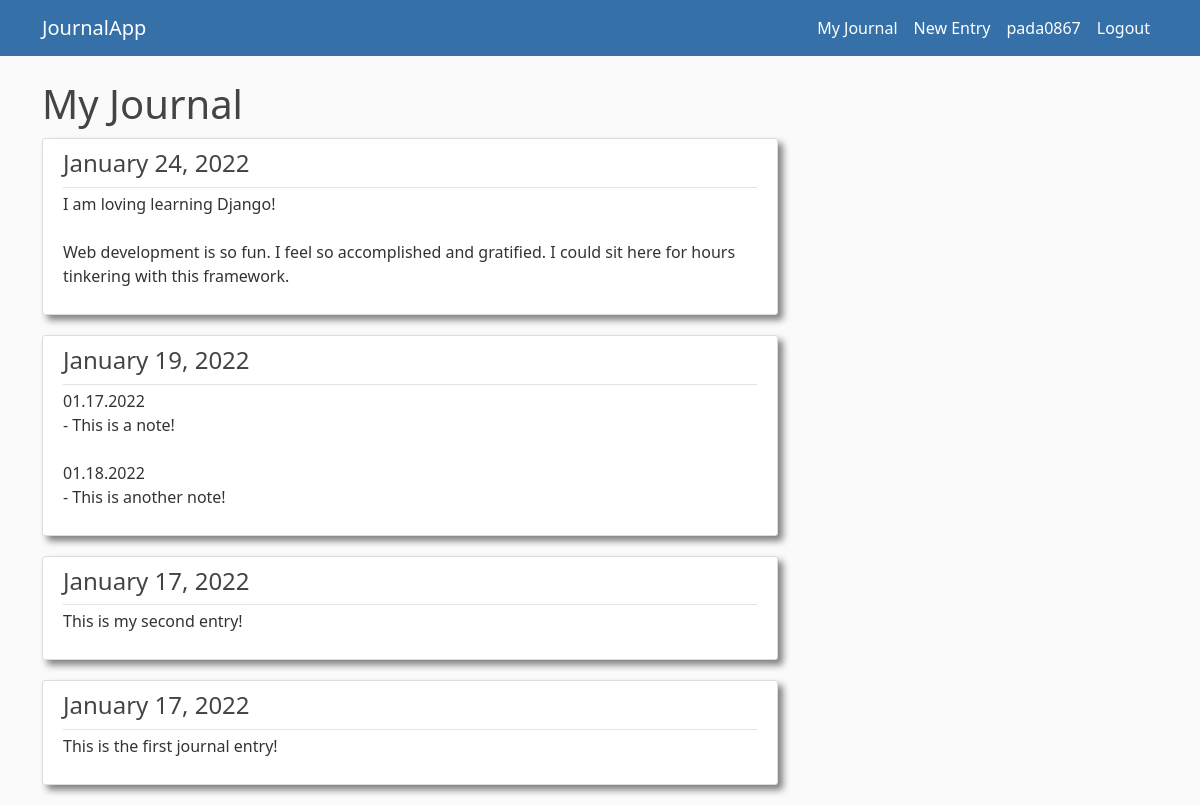
The page /journal/ (signed in) on the database as committed earlier.
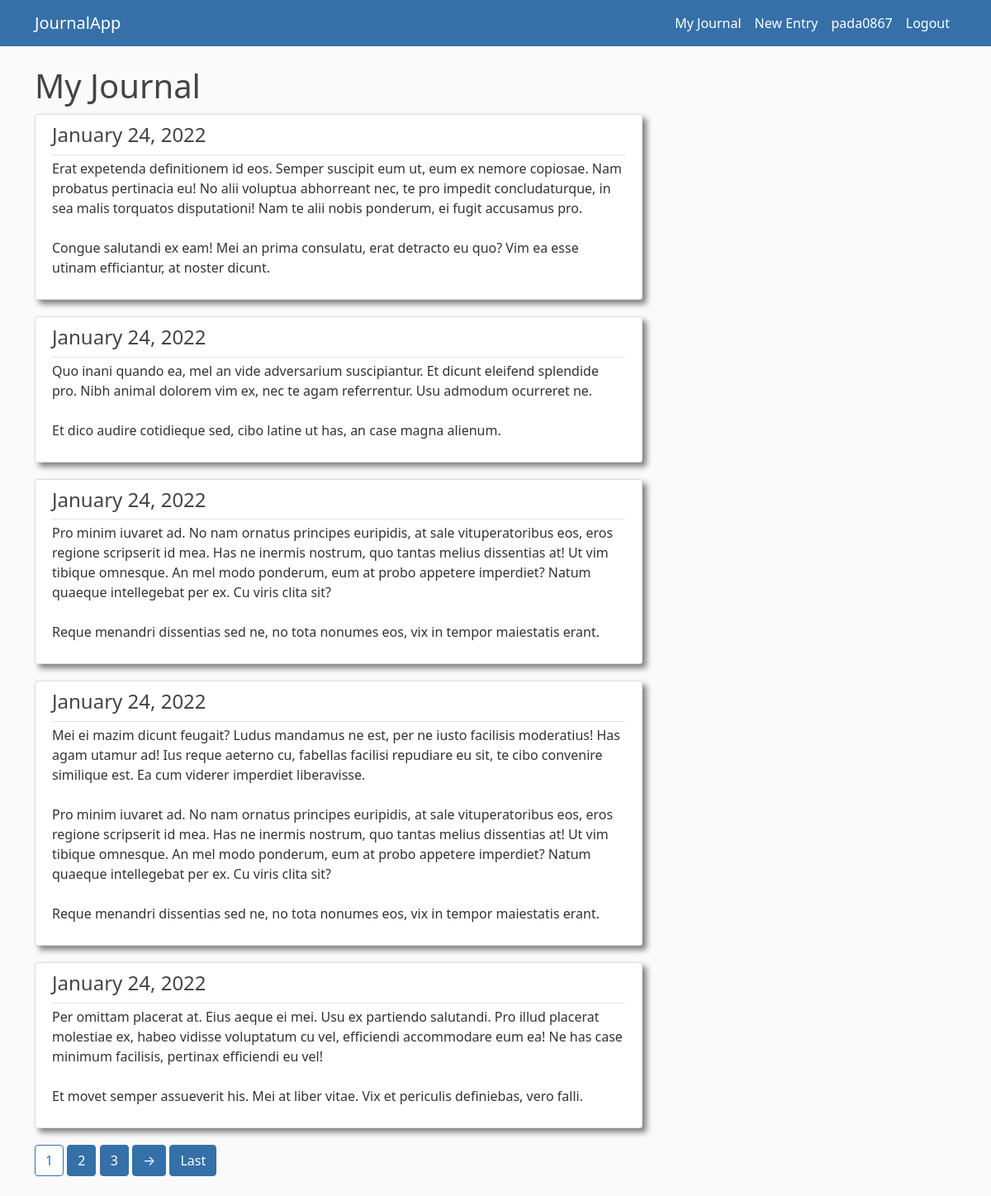
The same page on the database as committed later.
### journal/models.py (models this page shows, shortened)
class Entry(models.Model):
    title = models.CharField(max_length=100)
    content = models.TextField()
    date_posted = models.DateTimeField(default=timezone.now)
    author = models.ForeignKey(User,on_delete=models.CASCADE)

### journal/views.py (the view)
# urls.py: path('journal/', EntryListView.as_view(),name='journal'),
class EntryListView(ListView):
    def get_queryset(self):
        entries = Entry.objects.filter(author=self.request.user)
        entries = entries.order_by('-date_posted')
        return entries
    template_name = 'journal/journal.html'
    context_object_name = 'entries'
    paginate_by = 5

### journal/templates/journal/journal.html (shortened to what this page needs)
{% extends "journal/base.html" %}
{% block content %}
<h1>My Journal</h1>
{% if entries %}
    {% for entry in entries %}
        <article class="media content-section">
            <div class="media-body">
                <div class="article-metadata">
                    <h4><a class="article-title" href="{% url 'entry-details' entry.id %}">{{ entry.date_posted|date:"F j, Y" }}</a></h4>
                </div>
                <p class="article-content">{{ entry.content }}</p>
            </div>
        </article>
    {% endfor %}
{% else %}
    <h1>You don't have any entries yet!</h1>
{% endif %}
{% if is_paginated %}
    {% for num in page_obj.paginator.page_range %}
        {% if page_obj.number == num %}
            <a class="btn btn-primary mb-4 current-paginate-button" href="?page={{ num }}">{{ num }}</a>
        {% elif num > page_obj.number|add:'-3' and num < page_obj.number|add:'3' %}
            <a class="btn btn-outline-primary mb-4 paginate-button" href="?page={{ num }}">{{ num }}</a>
        {% endif %}
    {% endfor %}
    {% if page_obj.has_next %}
        <a class="btn btn-outline-primary mb-4 paginate-button" href="?page={{ page_obj.next_page_number }}">→</a>
        <a class="btn btn-outline-primary mb-4 paginate-button" href="?page={{ page_obj.paginator.num_pages }}">Last</a>
    {% endif %}
{% endif %}
{% endblock content %}

Rows that differ between the two databases and show on the page:
no longer on this page (row unchanged): Entry: date_posted "January 24, 2022", content "I am loving learning Django! Web development is so fun. I feel so accomplished and gratified. I could sit here for hours tinkering with this framework."
no longer on this page (row unchanged): Entry: date_posted "January 19, 2022", content "01.17.2022 - This is a note! 01.18.2022 - This is another note!"
no longer on this page (row unchanged): Entry: date_posted "January 17, 2022", content "This is my second entry!"
no longer on this page (row unchanged): Entry: date_posted "January 17, 2022", content "This is the first journal entry!"
added Entry: date_posted "January 24, 2022", content "Erat expetenda definitionem id eos. Semper suscipit eum ut, eum ex nemore copiosae. Nam probatus pertinacia eu! No alii voluptua abhorreant nec, te pro impedit concludaturque, in sea malis torquatos disputationi! Nam te alii nobis ponderum, ei fugit accusamus pro. Congue salutandi ex eam! Mei an prima consulatu, erat detracto eu quo? Vim ea esse utinam efficiantur, at noster dicunt."
added Entry: date_posted "January 24, 2022", content "Quo inani quando ea, mel an vide adversarium suscipiantur. Et dicunt eleifend splendide pro. Nibh animal dolorem vim ex, nec te agam referrentur. Usu admodum ocurreret ne. Et dico audire cotidieque sed, cibo latine ut has, an case magna alienum."
added Entry: date_posted "January 24, 2022", content "Pro minim iuvaret ad. No nam ornatus principes euripidis, at sale vituperatoribus eos, eros regione scripserit id mea. Has ne inermis nostrum, quo tantas melius dissentias at! Ut vim tibique omnesque. An mel modo ponderum, eum at probo appetere imperdiet? Natum quaeque intellegebat per ex. Cu viris clita sit? Reque menandri dissentias sed ne, no tota nonumes eos, vix in tempor maiestatis erant."
added Entry: date_posted "January 24, 2022", content "Mei ei mazim dicunt feugait? Ludus mandamus ne est, per ne iusto facilisis moderatius! Has agam utamur ad! Ius reque aeterno cu, fabellas facilisi repudiare eu sit, te cibo convenire similique est. Ea cum viderer imperdiet liberavisse. Pro minim iuvaret ad. No nam ornatus principes euripidis, at sale vituperatoribus eos, eros regione scripserit id mea. Has ne inermis nostrum, quo tantas melius dissentias at! Ut vim tibique omnesque. An mel modo ponderum, eum at probo appetere imperdiet? Natum quaeque intellegebat per ex. Cu viris clita sit? Reque menandri dissentias sed ne, no tota nonumes eos, vix in tempor maiestatis erant."
added Entry: date_posted "January 24, 2022", content "Per omittam placerat at. Eius aeque ei mei. Usu ex partiendo salutandi. Pro illud placerat molestiae ex, habeo vidisse voluptatum cu vel, efficiendi accommodare eum ea! Ne has case minimum facilisis, pertinax efficiendi eu vel! Et movet semper assueverit his. Mei at liber vitae. Vix et periculis definiebas, vero falli."
Other text that changed with them:
new list line: "1"
new list line: "2"
new list line: "3"
text now shown: "→ Last"
